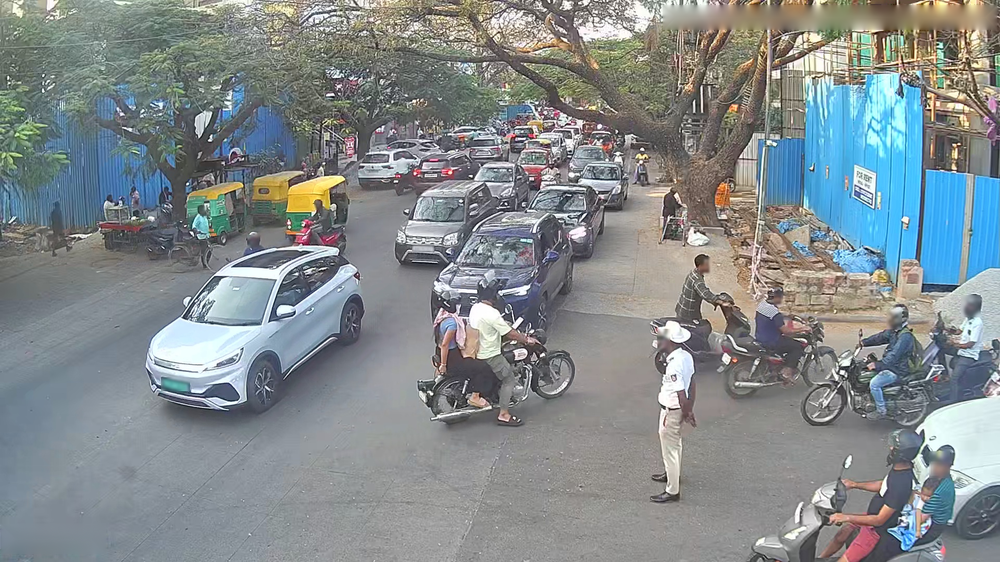
#> input picture data/sample_images/4.png, 1000 x 562 px, shrunk from 1920 x 1080 before the run; its folder holds 3 pictures in this run
$ jupyter execute --allow-errors EDA_and_Preprocessing.ipynb   (older library calls are emulated)
#> lines starting #> are read from the running program, lines starting #| are printed output that depends on the picture
# Install & Imports

[cell 1]
import sys

[cell 2]
import os
import json
import cv2
import numpy as np
import pandas as pd
import matplotlib.pyplot as plt
import seaborn as sns
from tqdm import tqdm
import random

# DATA INGESTION

[cell 3]
DATASET_ROOT = "UVH-26" # DATASET ROOT

TRAIN_DIR = os.path.join(DATASET_ROOT, "UVH-26-Train")
VAL_DIR   = os.path.join(DATASET_ROOT, "UVH-26-Val")

print("TRAIN DIR:", TRAIN_DIR)
print("VAL DIR  :", VAL_DIR)

# ANNOTATION PARSING & VALIDATION

#> (a cell that did not finish here is left out)

# Validate Annotation Consistency

#> (a cell that did not finish here is left out)

# EDA & DATA QUALITY CHECKS

#> (a cell that did not finish here is left out)

#> (a cell that did not finish here is left out)

#> (a cell that did not finish here is left out)

# Sample Visualization

[cell 9]
# IMAGE FINDER
# [13 lines left out: function find_image, not called in this run]
# IMAGE ROOT
IMG_DIR = TRAIN_DIR
# RANDOM IMAGE
#> (the rest of this cell did not finish here and is left out)

# Quality Checks

• Corrupt images
• Blur detection
• Brightness analysis

[cell 10]
from concurrent.futures import ThreadPoolExecutor
# CONFIG
BLUR_THRESHOLD = 20
DARK_THRESHOLD = 40
BRIGHT_THRESHOLD = 220
MAX_WORKERS = 8

IMG_ROOT = "UVH-26/UVH-26-Train/data"
# FIND ALL IMAGES INCLUDING SUBFOLDERS
def get_all_images(root):
#> called with root = 'UVH-26/UVH-26-Train/data'
    img_paths = []
    for subdir, _, files in os.walk(root):
        for f in files:
            if f.lower().endswith((".jpg", ".jpeg", ".png")):
                img_paths.append(os.path.join(subdir, f))
    return img_paths

image_paths = get_all_images(IMG_ROOT)
print("Total images found:", len(image_paths))
# QUALITY CHECK FUNCTION
def analyze_image(path):
    result = {
        "path": path,
        "corrupt": False,
        "blur": False,
        "dark": False,
        "bright": False
    }

    try:
        img = cv2.imread(path)

        # Corrupt check
        if img is None:
            result["corrupt"] = True
            return result

        gray = cv2.cvtColor(img, cv2.COLOR_BGR2GRAY)
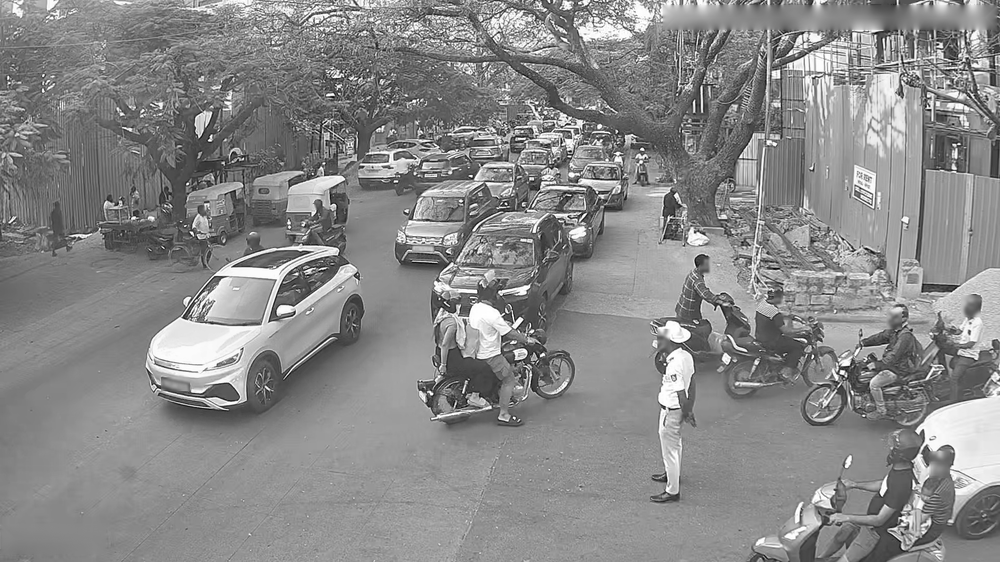
#> gray: shape (562, 1000); min 0, max 255, mean 136.9

        # Blur detection
        blur_score = cv2.Laplacian(gray, cv2.CV_64F).var()
#> blur_score = 3865.2
        if blur_score < BLUR_THRESHOLD:
            result["blur"] = True

        # Brightness
        brightness = np.mean(gray)
#> brightness = 136.9

        if brightness < DARK_THRESHOLD:
            result["dark"] = True
        elif brightness > BRIGHT_THRESHOLD:
            result["bright"] = True

    except Exception:
        result["corrupt"] = True

    return result
# MULTI-THREAD EXECUTION
results = []

with ThreadPoolExecutor(max_workers=MAX_WORKERS) as executor:
    for res in tqdm(executor.map(analyze_image, image_paths), total=len(image_paths)):
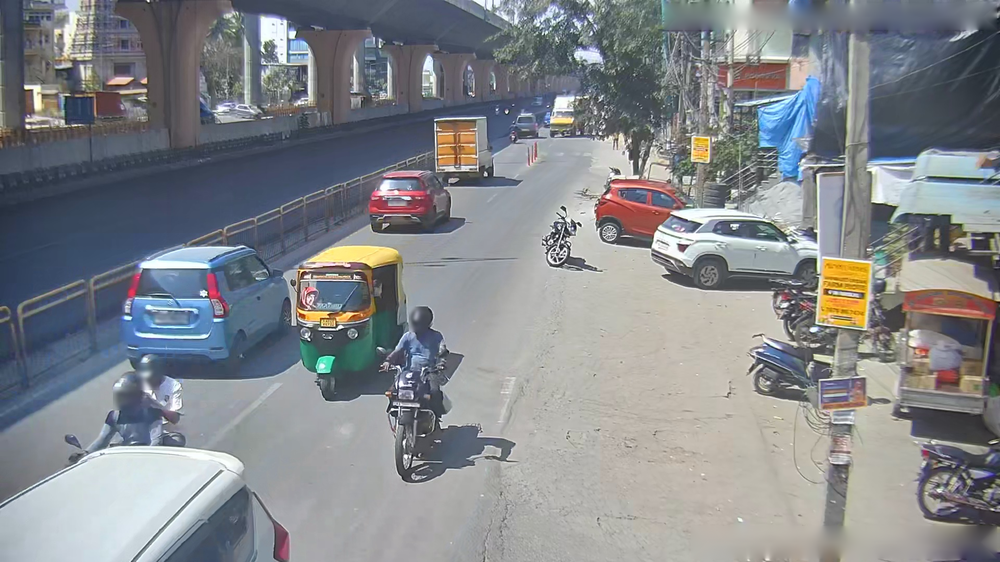
#> input picture data/sample_images/2.png, 1000 x 562 px, shrunk from 1920 x 1080 before the run
#> in analyze_image (call 2), `gray = cv2.cvtColor(img, cv2.COLOR_BGR2GRAY)`:
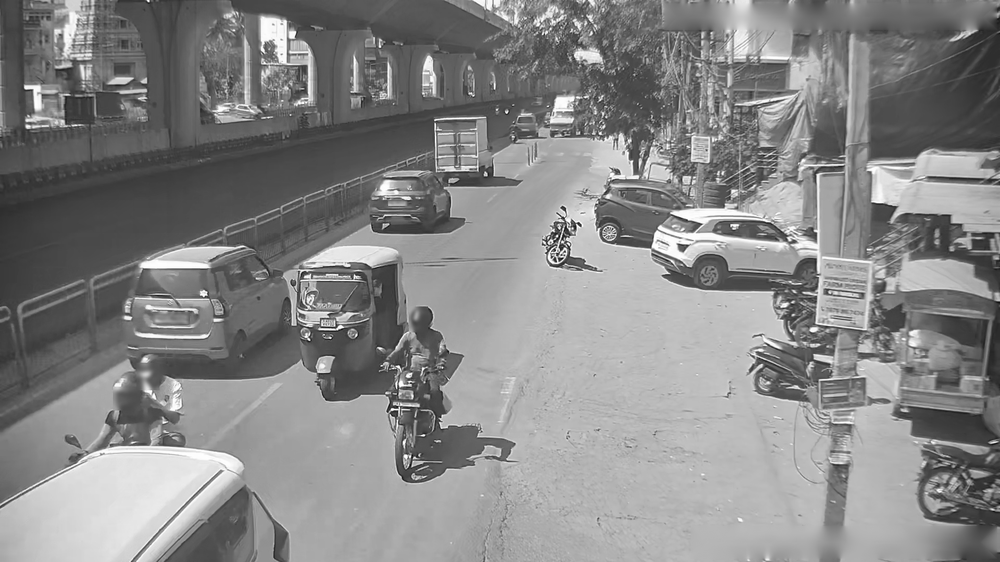
#> gray: shape (562, 1000); min 6, max 255, mean 134.4
#> in analyze_image (call 2), `blur_score = cv2.Laplacian(gray, cv2.CV_64F).var()`: blur_score = 1185.6
#> in analyze_image (call 2), `brightness = np.mean(gray)`: brightness = 134.4
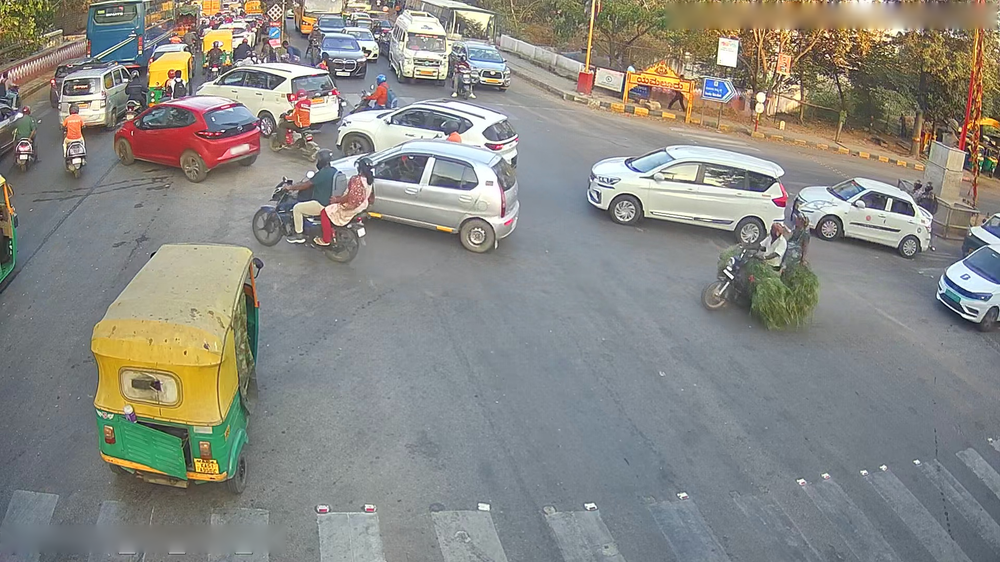
#> input picture data/sample_images/1.png, 1000 x 562 px, shrunk from 1920 x 1080 before the run
#> in analyze_image (call 3), `gray = cv2.cvtColor(img, cv2.COLOR_BGR2GRAY)`:
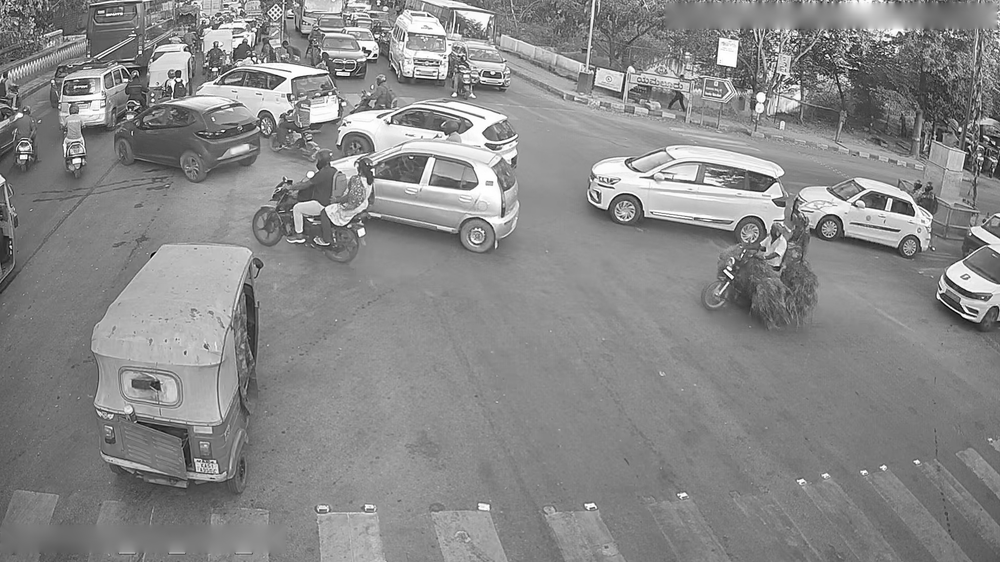
#> gray: shape (562, 1000); min 0, max 255, mean 136.7
#> in analyze_image (call 3), `blur_score = cv2.Laplacian(gray, cv2.CV_64F).var()`: blur_score = 2649.3
#> in analyze_image (call 3), `brightness = np.mean(gray)`: brightness = 136.7
        results.append(res)

corrupt = [r for r in results if r["corrupt"]]
blur = [r for r in results if r["blur"]]
dark = [r for r in results if r["dark"]]
bright = [r for r in results if r["bright"]]

print("\n===== QUALITY REPORT =====")
print("Corrupt images:", len(corrupt))
print("Blur images:", len(blur))
print("Dark images:", len(dark))
print("Bright images:", len(bright))

# SAVE BAD FILE LIST
bad_images = set()

for group in [corrupt, blur, dark, bright]:
    for r in group:
        bad_images.add(r["path"])

bad_images = list(bad_images)

print("Total problematic images:", len(bad_images))
# SAVE BAD IMAGE LIST
SAVE_DIR = os.path.join(os.getcwd(), "quality_check")

os.makedirs(SAVE_DIR, exist_ok=True)

BAD_IMAGE_PATH = os.path.join(
    SAVE_DIR,
    "bad_images.npy"
)

np.save(BAD_IMAGE_PATH, bad_images)

print("\nBad image list saved:")
print(BAD_IMAGE_PATH)
